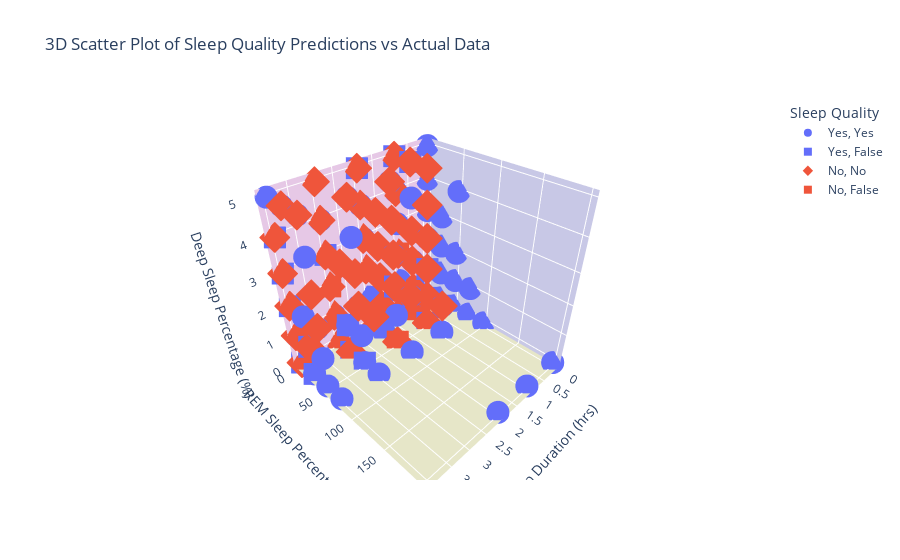

Notebook cell for this chart:
### Code cell
import plotly.express as px


predicted_df['Predicted_Good_Sleep'] = predicted_df['Good_Sleep'].apply(lambda x: x if np.random.rand() > 0.1 else not x)

# Creating a 3D scatter plot
fig = px.scatter_3d(
    predicted_df,
    x='Awakenings',
    y='Caffeine consumption',
    z='Alcohol consumption',
    color='Good_Sleep',  # Actual good sleep status
    symbol='Predicted_Good_Sleep',  # Differentiates between predicted and actual
    labels={
        "Good_Sleep": "Actual Sleep Quality",
        "Predicted_Good_Sleep": "Predicted Sleep Quality"
    },
    title='3D Scatter Plot of Sleep Quality Predictions vs Actual Data'
)

# Enhance the look and feel of the plot
fig.update_layout(
    legend_title_text='Sleep Quality',
    scene=dict(
        xaxis_title='Sleep Duration (hrs)',
        yaxis_title='REM Sleep Percentage (%)',
        zaxis_title='Deep Sleep Percentage (%)',
        xaxis=dict(backgroundcolor="rgb(200, 200, 230)"),
        yaxis=dict(backgroundcolor="rgb(230, 200,230)"),
        zaxis=dict(backgroundcolor="rgb(230, 230,200)")
    )
)

# Show the plot
fig.show()

### Figure 1 — Plotly figure (JSON) as saved in the notebook; plotly's stock layout.template omitted (floating-point values rounded to 4 significant figures; data arrays with more than 128 entries replaced by an {"elided": "..."} marker saying what was removed)
{"data": [{"hovertemplate": "Actual Sleep Quality=Yes<br>Predicted Sleep Quality=Yes<br>Awakenings=%{x}<br>Caffeine consumption=%{y}<br>Alcohol consumption=%{z}<extra></extra>", "legendgroup": "Yes, Yes", "marker": {"color": "#636efa", "symbol": "circle"}, "mode": "markers", "name": "Yes, Yes", "scene": "scene", "showlegend": true, "type": "scatter3d", "x": {"elided": "452 int values"}, "y": {"elided": "452 int values"}, "z": {"elided": "452 int values"}}, {"hovertemplate": "Actual Sleep Quality=Yes<br>Predicted Sleep Quality=False<br>Awakenings=%{x}<br>Caffeine consumption=%{y}<br>Alcohol consumption=%{z}<extra></extra>", "legendgroup": "Yes, False", "marker": {"color": "#636efa", "symbol": "square"}, "mode": "markers", "name": "Yes, False", "scene": "scene", "showlegend": true, "type": "scatter3d", "x": [1, 2, 4, 0, 1, 1, 2, 0, 2, 2, 1, 3, 4, 0, 0, 1, 0, 4, 1, 2, 0, 2, 4, 1, 0, 0, 1, 1, 3, 3, 4, 0, 0, 3, 1, 2, 3, 1, 0, 3, 1, 1, 2, 4, 1, 1, 1], "y": [25, 0, 0, 25, 50, 25, 0, 50, 50, 50, 0, 50, 25, 50, 0, 25, 25, 0, 0, 25, 50, 0, 0, 0, 0, 25, 0, 0, 0, 25, 0, 50, 0, 25, 25, 50, 50, 25, 25, 0, 25, 50, 0, 25, 50, 0, 0], "z": [5, 0, 0, 0, 0, 0, 0, 0, 0, 0, 5, 0, 0, 0, 0, 0, 0, 4, 0, 1, 0, 5, 2, 5, 0, 0, 0, 0, 0, 0, 3, 0, 0, 1, 0, 2, 0, 0, 0, 3, 1, 0, 0, 1, 2, 5, 0]}, {"hovertemplate": "Actual Sleep Quality=No<br>Predicted Sleep Quality=No<br>Awakenings=%{x}<br>Caffeine consumption=%{y}<br>Alcohol consumption=%{z}<extra></extra>", "legendgroup": "No, No", "marker": {"color": "#EF553B", "symbol": "diamond"}, "mode": "markers", "name": "No, No", "scene": "scene", "showlegend": true, "type": "scatter3d", "x": [3, 2, 4, 4, 2, 4, 3, 3, 3, 3, 2, 3, 2, 2, 2, 2, 1, 1, 4, 3, 4, 3, 2, 1, 1, 3, 1, 3, 2, 2, 2, 3, 2, 2, 3, 3, 3, 3, 3, 1, 3, 3, 1, 4, 1, 1, 2, 1, 2, 1, 1, 3, 2, 3, 2, 4, 4, 4, 4, 1, 4, 1, 4, 1, 4, 1, 2, 1, 2, 4, 2, 3, 1, 2, 2, 4, 1, 2, 4, 4, 1, 4, 2, 1, 1, 2, 3, 2, 2, 2, 2, 1, 1, 4, 3, 4, 3, 2, 1, 1, 3, 3, 1, 3, 2, 2, 2, 3, 2, 3, 3, 3, 3, 3, 1], "y": [50, 50, 0, 0, 25, 0, 50, 0, 0, 0, 50, 50, 50, 0, 0, 0, 50, 0, 0, 0, 25, 0, 0, 0, 0, 0, 25, 75, 25, 25, 50, 50, 0, 50, 0, 0, 25, 0, 25, 25, 25, 0, 25, 50, 0, 0, 50, 50, 50, 25, 0, 0, 0, 0, 75, 0, 25, 0, 0, 75, 50, 0, 50, 50, 0, 0, 25, 0, 50, 50, 50, 25, 50, 50, 25, 0, 50, 0, 0, 0, 0, 50, 0, 25, 50, 50, 50, 50, 0, 0, 0, 50, 0, 0, 0, 25, 0, 0, 0, 0, 0, 0, 25, 75, 25, 25, 50, 50, 0, 0, 0, 25, 0, 25, 25], "z": [5, 0, 0, 0, 1, 2, 2, 0, 1, 4, 3, 3, 0, 0, 0, 2, 3, 4, 3, 3, 5, 5, 5, 5, 0, 0, 1, 2, 2, 1, 5, 5, 0, 0, 2, 0, 0, 0, 3, 0, 3, 0, 2, 3, 0, 0, 2, 5, 0, 5, 0, 3, 3, 5, 2, 4, 1, 0, 4, 1, 2, 0, 5, 2, 1, 2, 4, 0, 2, 5, 4, 3, 1, 2, 3, 1, 4, 5, 3, 3, 2, 2, 4, 3, 0, 3, 3, 0, 0, 0, 2, 3, 4, 3, 3, 5, 5, 5, 5, 0, 2, 0, 1, 2, 2, 1, 5, 5, 0, 2, 0, 0, 0, 3, 0]}, {"hovertemplate": "Actual Sleep Quality=No<br>Predicted Sleep Quality=False<br>Awakenings=%{x}<br>Caffeine consumption=%{y}<br>Alcohol consumption=%{z}<extra></extra>", "legendgroup": "No, False", "marker": {"color": "#EF553B", "symbol": "square"}, "mode": "markers", "name": "No, False", "scene": "scene", "showlegend": true, "type": "scatter3d", "x": [3, 1, 1, 2], "y": [0, 0, 0, 50], "z": [2, 2, 2, 0]}], "layout": {"legend": {"title": {"text": "Sleep Quality"}, "tracegroupgap": 0}, "scene": {"domain": {"x": [0, 1], "y": [0, 1]}, "xaxis": {"backgroundcolor": "rgb(200, 200, 230)", "title": {"text": "Sleep Duration (hrs)"}}, "yaxis": {"backgroundcolor": "rgb(230, 200,230)", "title": {"text": "REM Sleep Percentage (%)"}}, "zaxis": {"backgroundcolor": "rgb(230, 230,200)", "title": {"text": "Deep Sleep Percentage (%)"}}}, "title": {"text": "3D Scatter Plot of Sleep Quality Predictions vs Actual Data"}}}
